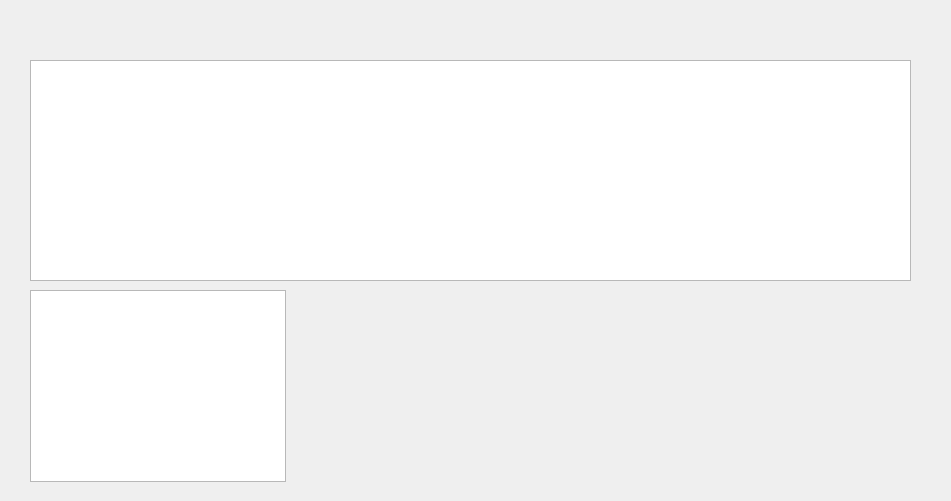
<?xml version="1.0" encoding="UTF-8"?>
<ui version="4.0">
 <class>resultsTable</class>
 <widget class="QWidget" name="resultsTable">
  <property name="geometry">
   <rect>
    <x>0</x>
    <y>0</y>
    <width>951</width>
    <height>501</height>
   </rect>
  </property>
  <property name="windowTitle">
   <string>Form</string>
  </property>
  <widget class="QTableWidget" name="tableWidget">
   <property name="geometry">
    <rect>
     <x>30</x>
     <y>60</y>
     <width>881</width>
     <height>221</height>
    </rect>
   </property>
  </widget>
  <widget class="QTableWidget" name="deviceTable">
   <property name="geometry">
    <rect>
     <x>30</x>
     <y>290</y>
     <width>256</width>
     <height>192</height>
    </rect>
   </property>
  </widget>
 </widget>
 <resources/>
 <connections/>
</ui>
